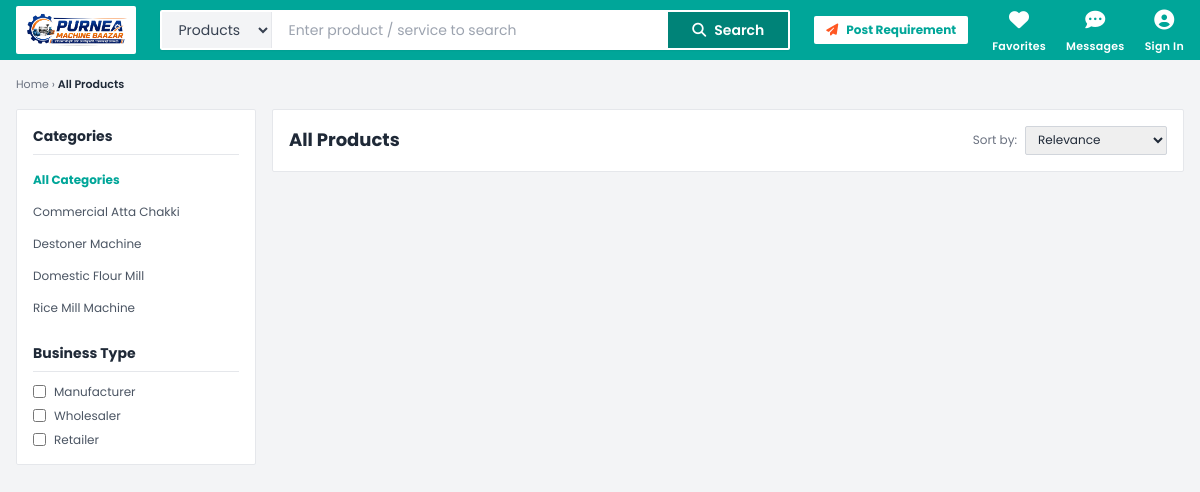
Screenshot of /search.php with the database file from the repository.
### tables this page shows
CREATE TABLE categories (
    id INTEGER PRIMARY KEY AUTOINCREMENT,
    name TEXT NOT NULL,
    slug TEXT NOT NULL UNIQUE,
    image TEXT,
    created_at DATETIME DEFAULT CURRENT_TIMESTAMP
);

### search.php (the view, shortened to what this page needs)
<?php
require_once __DIR__ . '/includes/functions.php';
$catName = 'All Products';
include __DIR__ . '/includes/header.php';
$categoryId = $_GET['category'] ?? '';
$categories = $pdo->query("SELECT * FROM categories ORDER BY name ASC")->fetchAll();
?>
<div class="bg-gray-100 min-h-screen pb-16 pt-4">
    <div class="max-w-[1440px] mx-auto px-2 md:px-4">
        <div class="text-[11px] text-gray-500 mb-4 hidden md:block">
            <a href="/" class="hover:text-primary">Home</a> &rsaquo;
            <span class="text-gray-800 font-semibold"><?php echo $catName; ?></span>
        </div>
        <div class="flex flex-col lg:flex-row gap-4">
            <div class="hidden lg:block w-[240px] flex-shrink-0">
                <div class="bg-white border border-gray-200 rounded-sm p-4 sticky top-[70px]">
                    <h3 class="font-bold text-gray-800 text-sm border-b border-gray-200 pb-2 mb-3">Categories</h3>
                    <ul class="space-y-2 max-h-[300px] overflow-y-auto custom-scrollbar">
                        <li>
                            <button class="category-filter-btn text-left text-xs w-full hover:text-primary transition <?php echo $categoryId === '' ? 'text-primary font-bold' : 'text-gray-600'; ?>" data-id="">
                                All Categories
                            </button>
                        </li>
                        <?php foreach ($categories as $cat): ?>
                            <li>
                                <button class="category-filter-btn text-left text-xs w-full hover:text-primary transition <?php echo $categoryId == $cat['slug'] ? 'text-primary font-bold' : 'text-gray-600'; ?>" data-id="<?php echo htmlspecialchars($cat['slug']); ?>">
                                    <?php echo htmlspecialchars($cat['name']); ?>
                                </button>
                            </li>
                        <?php endforeach; ?>
                    </ul>
                    <h3 class="font-bold text-gray-800 text-sm border-b border-gray-200 pb-2 mb-3 mt-6">Business Type</h3>
                    <ul class="space-y-2">
                        <li><label class="flex items-center gap-2 text-xs text-gray-600 cursor-pointer"><input type="checkbox" class="accent-primary"> Manufacturer</label></li>
                        <li><label class="flex items-center gap-2 text-xs text-gray-600 cursor-pointer"><input type="checkbox" class="accent-primary"> Wholesaler</label></li>
                        <li><label class="flex items-center gap-2 text-xs text-gray-600 cursor-pointer"><input type="checkbox" class="accent-primary"> Retailer</label></li>
                    </ul>
                </div>
            </div>
            <div class="flex-grow">
                <div class="bg-white p-3 md:p-4 rounded-sm border border-gray-200 mb-4 hidden lg:flex justify-between items-center">
                    <h1 class="text-lg font-bold text-gray-800"><?php echo $catName; ?> <span class="text-xs text-gray-500 font-normal ml-2" id="resultsCount"></span></h1>
                    <div class="flex items-center gap-2 text-xs">
                        <span class="text-gray-500">Sort by:</span>
                        <select class="border border-gray-300 rounded-sm px-2 py-1 outline-none focus:border-primary">
                            <option>Relevance</option>
                        </select>
                    </div>
                </div>
            </div>
        </div>
    </div>
</div>
<?php include __DIR__ . '/includes/footer.php'; ?>

### assets/css/app.css (style rules this page uses)
* { -webkit-tap-highlight-color: transparent; }

### rows the page displays
categories: name "Commercial Atta Chakki"
categories: name "Destoner Machine"
categories: name "Domestic Flour Mill"
categories: name "Rice Mill Machine"

### other values shown
$catName "All Products"
